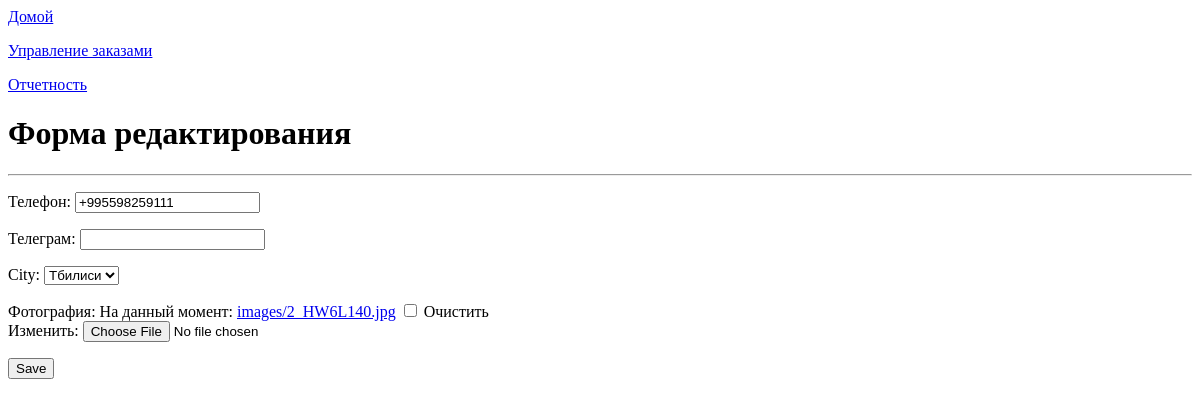
/update-user/60, run on an earlier commit of the app's database.
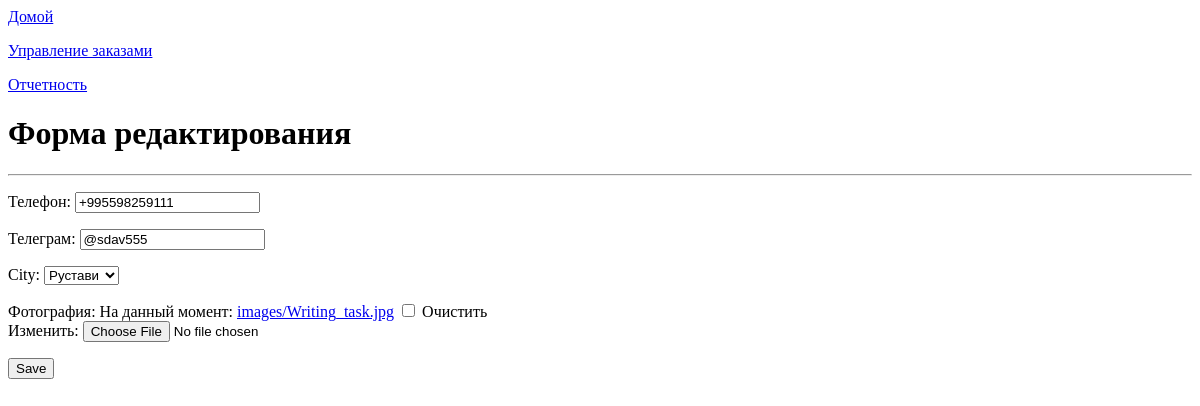
And on a later commit of the database.
### app_site/models.py (models this page shows, shortened)
class RepairerList(models.Model):
    phone = models.CharField(validators=[phoneNumberRegex], max_length=16, unique=True, verbose_name='Телефон',
                             null=True, blank=True,)
    telegram = models.CharField(max_length=25, unique=True, verbose_name='Телеграм',
                             null=True, blank=True, )
    city = models.CharField(max_length=2, choices=CITY_CHOICES, default='TB')
    profile = models.CharField(max_length=1500, null=True, blank=True, verbose_name='О себе:')
    foto = models.ImageField(upload_to="images/", null=True, blank=True, verbose_name='Фотография:')
    rating_sum = models.IntegerField(default=0, blank=True, null=True)
    rating_num = models.IntegerField(default=0, blank=True, null=True)
    user = models.OneToOneField(User, on_delete=models.CASCADE, blank=True, null=True)
    class Meta:
        verbose_name = 'Мастера'
        verbose_name_plural = 'Мастера'

### app_site/views.py (the view, shortened to what this page needs)
# urls.py: path('update-user/<int:pk>', RepaierUpdate.as_view(), name='update-user'),
class RepaierUpdate(UpdateView):
    model = RepairerList
    template_name = 'repaier_create.html'
    form_class = RepairerForm

### app_site/forms.py
class RepairerForm(forms.ModelForm):
    class Meta:
        model = RepairerList
        fields = ['phone', 'city', 'foto']

### templates/repaier_create.html (shortened to what this page needs)
{% extends 'flatpages/default.html' %}
{% block body %}
<h1>Форма редактирования</h1>
<hr>
<form action="" method="post" enctype="multipart/form-data">
    {{ form.as_p }}
    <input type="submit" value="Save" />
</form>
{% endblock body %}

What changed in the data, as far as the page shows it:
changed RepairerList: telegram (not shown) → "@sdav555"; city "Тбилиси" → "Рустави"
Also different on the page:
text no longer shown: "Телефон: Телеграм: City: Фотография: На данный момент: images/2_HW6L140.jpg Очистить Изменить:"
text now shown: "Телефон: Телеграм: City: Фотография: На данный момент: images/Writing_task.jpg Очистить Изменить:"
